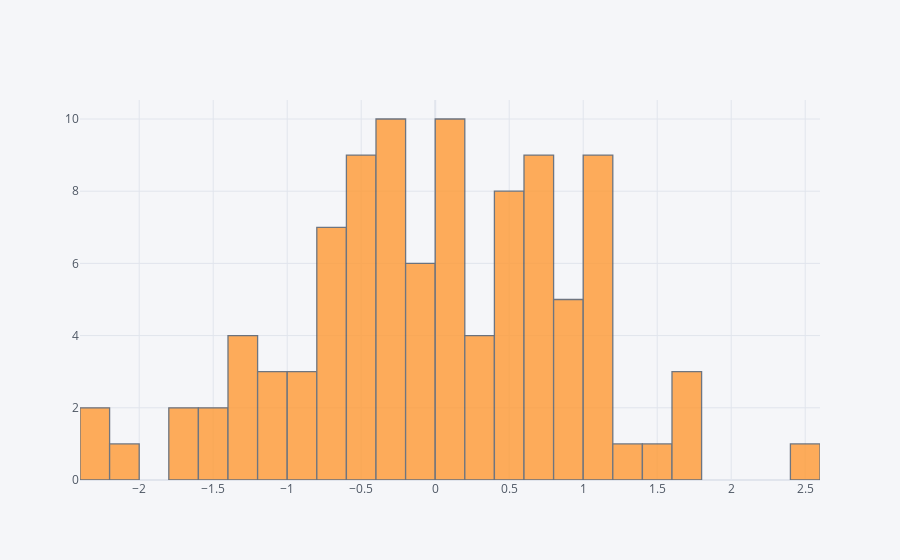

Notebook source saved alongside this figure:
### Code cell
# Histogram
df['A'].iplot(kind='hist',bins=25)

### Figure 1 — Plotly figure (JSON) as saved in the notebook; plotly's stock layout.template omitted (floating-point values rounded to 4 significant figures)
{"data": [{"histfunc": "count", "histnorm": "", "marker": {"color": "rgba(255, 153, 51, 1.0)", "line": {"color": "#4D5663", "width": 1.3}}, "name": "A", "nbinsx": 25, "opacity": 0.8, "orientation": "v", "type": "histogram", "x": [-0.3933, -0.4382, -1.75, 0.2915, -0.3136, 0.5368, -0.5548, 1.065, 0.1317, 0.1205, 0.09128, 0.378, 0.4532, 1.174, -0.3474, -0.5092, -0.489, -0.216, -0.4044, 1.003, -2.01, -0.6612, 0.7812, 0.7179, -0.6964, 1.663, -0.2973, 0.6375, -0.5352, 0.6773, -1.429, -0.729, -1.512, -0.04537, 1.106, 0.2661, -0.4345, -0.1916, 0.1183, 0.6395, 1.749, 0.5213, 1.037, -0.9636, 1.278, 0.9774, 0.494, -0.8658, 0.5765, 1.116, -1.117, 0.1987, -2.274, -0.1727, -0.1619, -0.01404, 0.8764, 0.4054, 0.1738, 1.099, 0.06926, 0.7358, -0.2023, 0.9726, -0.675, -1.356, -0.2969, 1.736, 0.03324, -0.7801, 0.6128, -0.8691, -1.085, -0.2386, -1.239, 0.8644, 1.495, -1.234, -0.4684, 1.037, -2.232, 2.489, 1.167, -0.3019, -1.175, -1.214, 0.4115, -0.2072, 0.5328, 0.01275, -0.5836, 0.8628, -0.7979, -0.7366, 0.6492, 0.6908, -1.775, 0.163, 0.2367, -0.1043]}], "layout": {"autosize": true, "barmode": "overlay", "legend": {"bgcolor": "#F5F6F9", "font": {"color": "#4D5663"}}, "paper_bgcolor": "#F5F6F9", "plot_bgcolor": "#F5F6F9", "title": {"font": {"color": "#4D5663"}}, "xaxis": {"autorange": true, "gridcolor": "#E1E5ED", "range": [-2.4, 2.6], "showgrid": true, "tickfont": {"color": "#4D5663"}, "title": {"font": {"color": "#4D5663"}, "text": ""}, "type": "linear", "zerolinecolor": "#E1E5ED"}, "yaxis": {"autorange": true, "gridcolor": "#E1E5ED", "range": [0, 10.53], "showgrid": true, "tickfont": {"color": "#4D5663"}, "title": {"font": {"color": "#4D5663"}, "text": ""}, "zerolinecolor": "#E1E5ED"}}}
